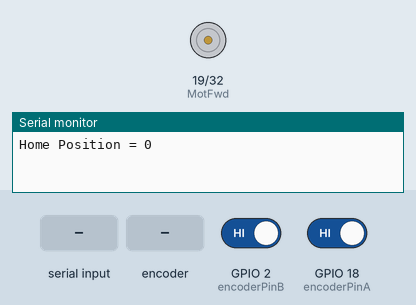
Recording of a sketch running on a simulated ESP32. Shown: motor-driver pin pairs drawn as motors (green arrow = first pin HIGH = forward, orange = second pin HIGH = backward, longer = more drive), the last lines printed to the serial monitor. Inputs (shaded band) come from the test bench; at power-on: GPIO 2 (encoderPinB) HIGH, GPIO 18 (encoderPinA) HIGH.

Above: at 3.8 s.
3.9 s: "h\n" received over Serial
At 4.6 s:
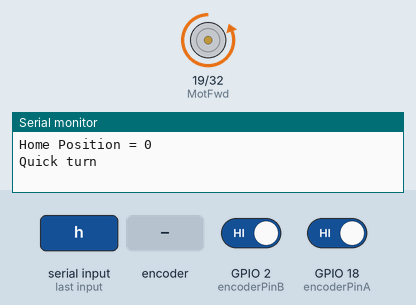
8.1 s: rotary encoder on GPIO 18 (encoderPinA) / GPIO 2 (encoderPinB) turned 1 step (first pin leading)
At 11.2 s:
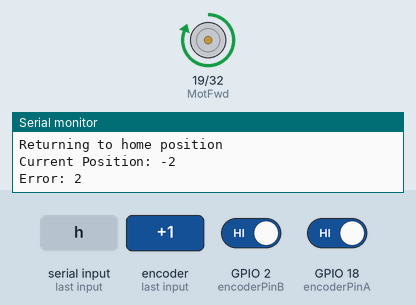
Timing chart, 0 to 12.7 s (numbered marks = the images above; inputs shaded):
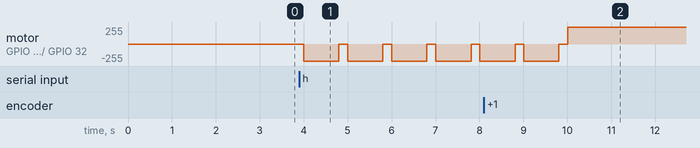

The sketch:

Motor_Intro.ino
```cpp
#define MotFwd  19  // Motor Forward pin
#define MotRev  32  // Motor Reverse pin

int encoderPinA = 18; // Encoder Output 'A' must be connected to an interrupt pin of the Arduino.
int encoderPinB = 2;  // Encoder Output 'B' must be connected to an interrupt pin of the Arduino.

volatile long encoderValue = 0;  // Store the current position of the encoder.
volatile int lastEncoded = 0; // Here updated value of encoder store.
long homePosition = 0;           // Variable to store the initial position.
bool isHighMode = false;         // Flag to indicate high mode.
bool isLowMode = false;          // Flag to indicate low mode.
bool tighten = false;
bool loosen = false;

void setup() {
  pinMode(MotFwd, OUTPUT);
  pinMode(MotRev, OUTPUT);
  Serial.begin(9600); // Initialize serial communication

  pinMode(encoderPinA, INPUT_PULLUP);
  pinMode(encoderPinB, INPUT_PULLUP);

  digitalWrite(encoderPinA, HIGH); // Turn pullup resistor on.
  digitalWrite(encoderPinB, HIGH); // Turn pullup resistor on.

  // Attach interrupts for encoder pins.
  attachInterrupt(digitalPinToInterrupt(encoderPinA), updateEncoder, CHANGE);
  attachInterrupt(digitalPinToInterrupt(encoderPinB), updateEncoder, CHANGE);

  // Store the initial encoder position as home position.
  homePosition = encoderValue;
  Serial.print("Home Position = ");
  Serial.println(homePosition);
}

void loop() {
  // Check if high mode is active.
  if (isHighMode) {
    for (int i = 0; i < 3; i++) {
      Serial.println("Quick turn");
      digitalWrite(MotFwd, LOW);
      digitalWrite(MotRev, HIGH);
      delay(800); // Quick counter-clockwise turns.
      digitalWrite(MotFwd, LOW);
      digitalWrite(MotRev, LOW);
      delay(200);
    }

    // After 3 quick turns, return to home position.
    Serial.println("Returning to home position");
    returnToHomePosition();
  }

  // Check if low mode is active.
  else if (isLowMode) {
    for (int i = 0; i < 3; i++) {
      digitalWrite(MotFwd, HIGH);
      digitalWrite(MotRev, LOW);
      delay(800); // Quick clockwise turns.
      digitalWrite(MotFwd, LOW);
      digitalWrite(MotRev, LOW);
      delay(200);
    }

    // After 3 quick turns, return to home position.
    returnToHomePosition();
  }

  else if (tighten) {
    Serial.println("Tightening");
    digitalWrite(MotFwd, LOW);
    digitalWrite(MotRev, HIGH);
    delay(2200); // Quick clockwise turns.
  }

  else if (loosen) {
    Serial.println("Looseining");
    digitalWrite(MotRev, LOW);
    digitalWrite(MotFwd, HIGH);
    delay(2200); // Quick clockwise turns.
  }

  // Normal mode (no movement).
  else {
    digitalWrite(MotFwd, LOW);
    digitalWrite(MotRev, LOW); // No rotation.
    delay(1000); // Delay in normal mode.
  }

  // Read serial input to change mode.
  //h=highMode; l=lowMode; t=tighten; ls=loosen; n=noMovement
  if (Serial.available() > 0) {
    String input = Serial.readStringUntil('\n');
    if (input.equals("h")) {
      isHighMode = true;
      isLowMode = false;
      tighten = false;
      loosen = false;
    } else if (input.equals("l")) {
      isHighMode = false;
      isLowMode = true;
      tighten = false;
      loosen = false;
    } else if (input.equals("t")) {
      isHighMode = false;
      isLowMode = false;
      tighten = true;
      loosen = false;
    } else if (input.equals("l")) {
      isHighMode = false;
      isLowMode = false;
      tighten = false;
      loosen = false;
    } else if (input.equals("ls")) {
      isHighMode = false;
      isLowMode = false;
      tighten = false;
      loosen = true;

    } else if (input.equals("n")) {
      isHighMode = false;
      isLowMode = false;
      tighten = false;
      loosen = false;
    }
  }
}

void updateEncoder() {
  int MSB = digitalRead(encoderPinA); // MSB = most significant bit.
  int LSB = digitalRead(encoderPinB); // LSB = least significant bit.

  int encoded = (MSB << 1) | LSB;      // Convert the 2 pin value to a single number.
  int sum = (lastEncoded << 2) | encoded; // Add it to the previous encoded value.

  if (sum == 0b1101 || sum == 0b0100 || sum == 0b0010 || sum == 0b1011) encoderValue--;
  if (sum == 0b1110 || sum == 0b0111 || sum == 0b0001 || sum == 0b1000) encoderValue++;

  lastEncoded = encoded; // Store this value for next time.
}

// Function to return the motor to the home position.
void returnToHomePosition() {
  long currentPos = encoderValue;
  Serial.print("Current Position: ");
  Serial.println(currentPos);
  long error = homePosition - currentPos;
  Serial.print("Error: ");
  Serial.println(error);

  while (abs(error) > 1) {  // Continue until error is small enough.
    if (error > 0) {
      digitalWrite(MotFwd, HIGH);
      digitalWrite(MotRev, LOW); // Move clockwise.
    } else {
      digitalWrite(MotFwd, LOW);
      digitalWrite(MotRev, HIGH); // Move counter-clockwise.
    }

    delay(10); // Adjust delay to control speed.
    currentPos = encoderValue;  // Update current position.
    error = homePosition - currentPos; // Recalculate error.
  }

  digitalWrite(MotFwd, LOW);
  digitalWrite(MotRev, LOW); // Stop the motor.
}
```

Measured:
- after the input at 3.9 s, motor on GPIO 19 (MotFwd) / GPIO 32 (MotRev): alternates backward 255/255 for 0.80 s and stopped for 0.20 s, starting after 0.10 s
